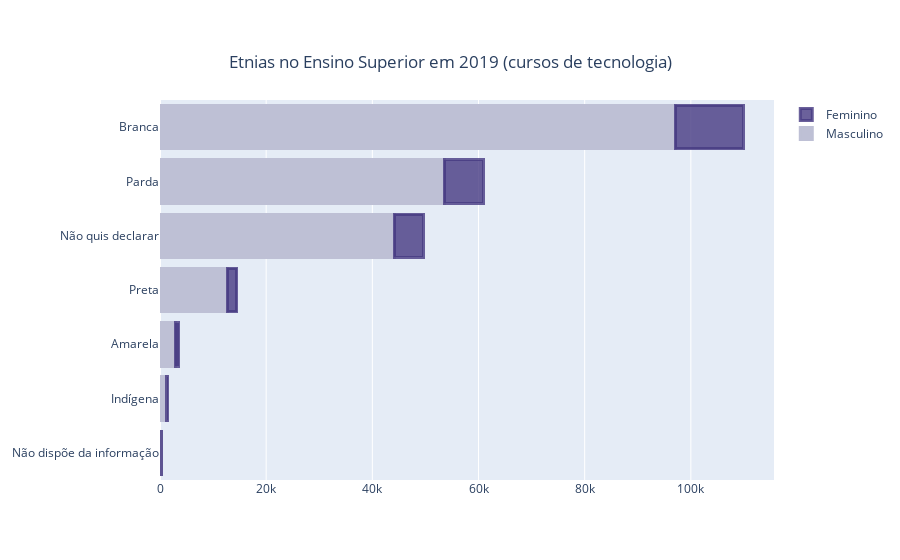

Notebook code for this chart:
### Code cell
fig = go.Figure()
fig.add_trace(go.Bar(
    y=['Não dispõe da informação','Indígena','Amarela','Preta','Não quis declarar','Parda','Branca'],
    x=[293,1253,2913,12665,44147,53524,97058],
    name='Masculino',
    orientation='h',
    marker=dict(
        color='rgba(190, 192, 213, 1)',
        line=dict(color='rgba(190, 192, 213, 1)', width=3)      
              
        
    )
))
fig.add_trace(go.Bar(
    y=['Não dispõe da informação','Indígena','Amarela','Preta','Não quis declarar','Parda','Branca'],
    x=[48,169,582,1806,5424,7401,12823],
    name='Feminino',
    orientation='h',
    marker=dict(
         color='rgba(71, 58, 131, 0.8)',
        line=dict(color='rgba(71, 58, 131, 0.8)', width=3)
    )
))

fig.update_layout(
    title={
        'text': "Etnias no Ensino Superior em 2019 (cursos de tecnologia)",
        'y':0.9,
        'x':0.5,
        'xanchor': 'center',
        'yanchor': 'top'})

        
fig.update_layout(barmode='stack')
fig.show()

### Figure 1 — Plotly figure (JSON) as saved in the notebook; plotly's stock layout.template omitted (floating-point values rounded to 4 significant figures)
{"data": [{"marker": {"color": "rgba(190, 192, 213, 1)", "line": {"color": "rgba(190, 192, 213, 1)", "width": 3}}, "name": "Masculino", "orientation": "h", "type": "bar", "x": [293, 1253, 2913, 12665, 44147, 53524, 97058], "y": ["Não dispõe da informação", "Indígena", "Amarela", "Preta", "Não quis declarar", "Parda", "Branca"]}, {"marker": {"color": "rgba(71, 58, 131, 0.8)", "line": {"color": "rgba(71, 58, 131, 0.8)", "width": 3}}, "name": "Feminino", "orientation": "h", "type": "bar", "x": [48, 169, 582, 1806, 5424, 7401, 12823], "y": ["Não dispõe da informação", "Indígena", "Amarela", "Preta", "Não quis declarar", "Parda", "Branca"]}], "layout": {"barmode": "stack", "title": {"text": "Etnias no Ensino Superior em 2019 (cursos de tecnologia)", "x": 0.5, "xanchor": "center", "y": 0.9, "yanchor": "top"}}}
